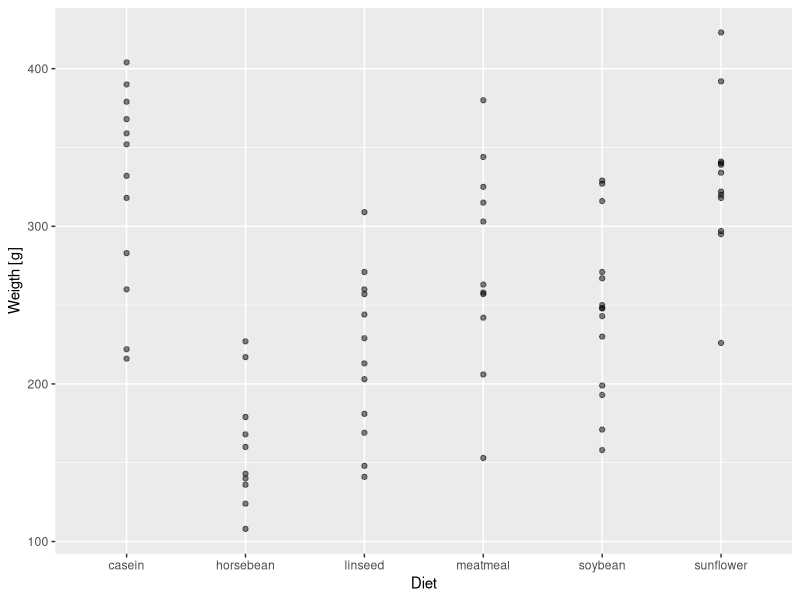
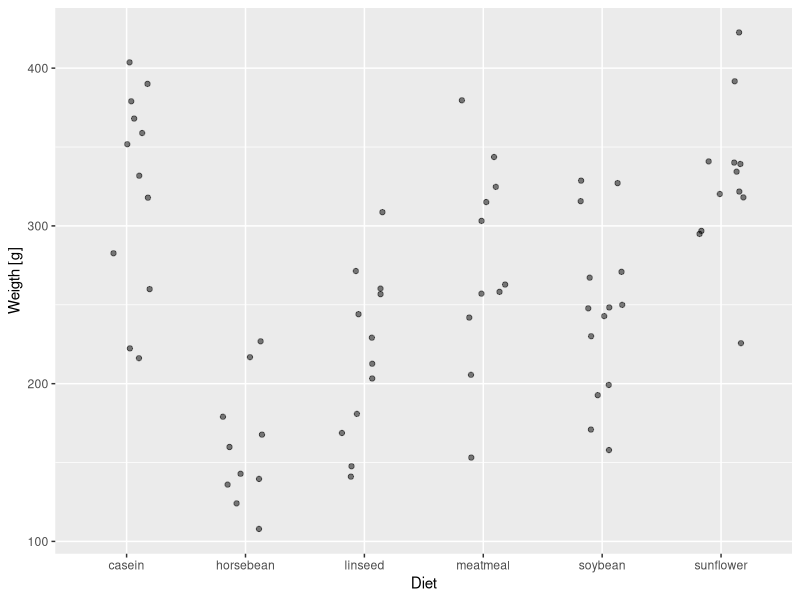
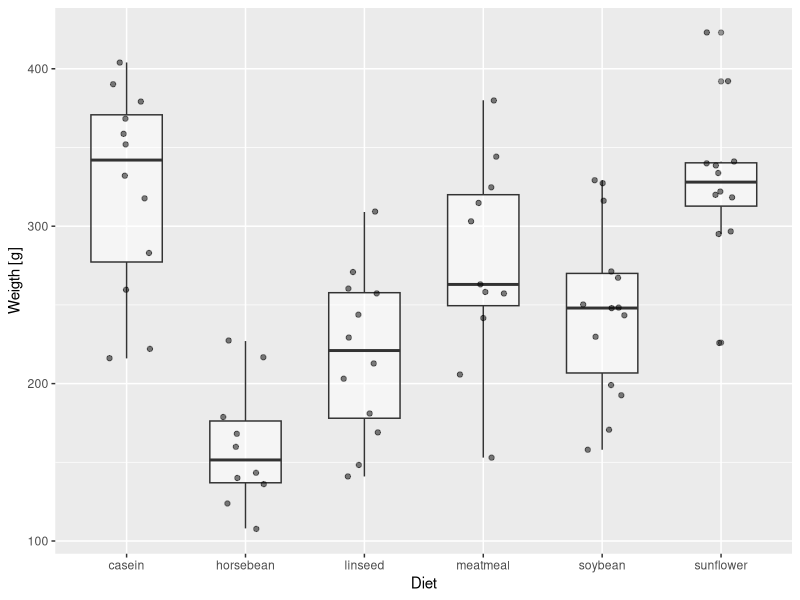
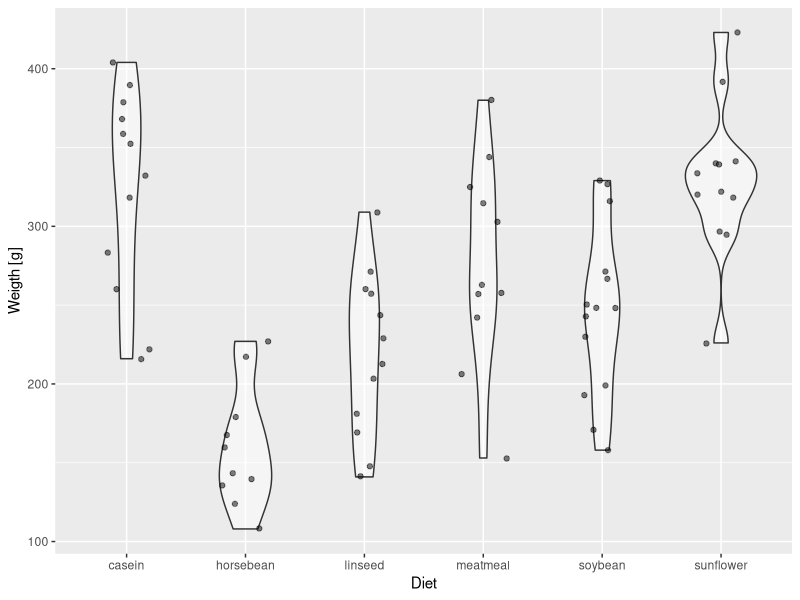
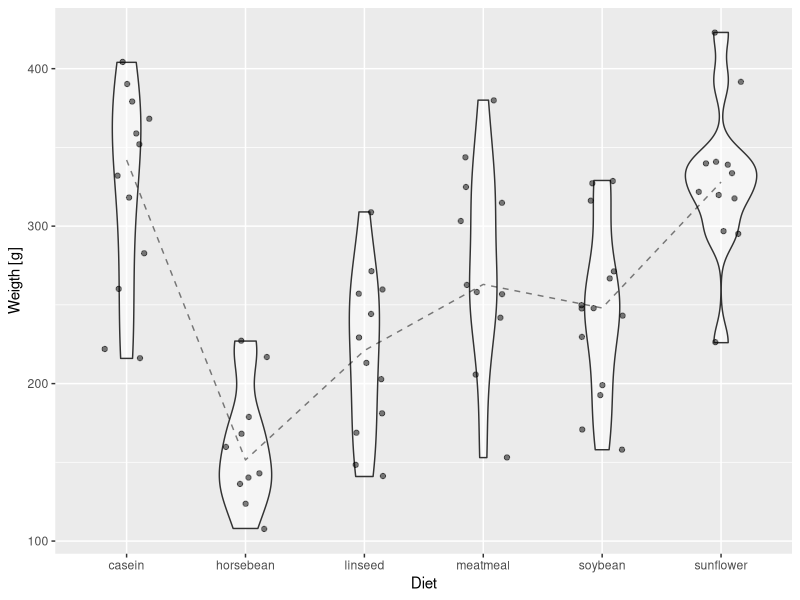
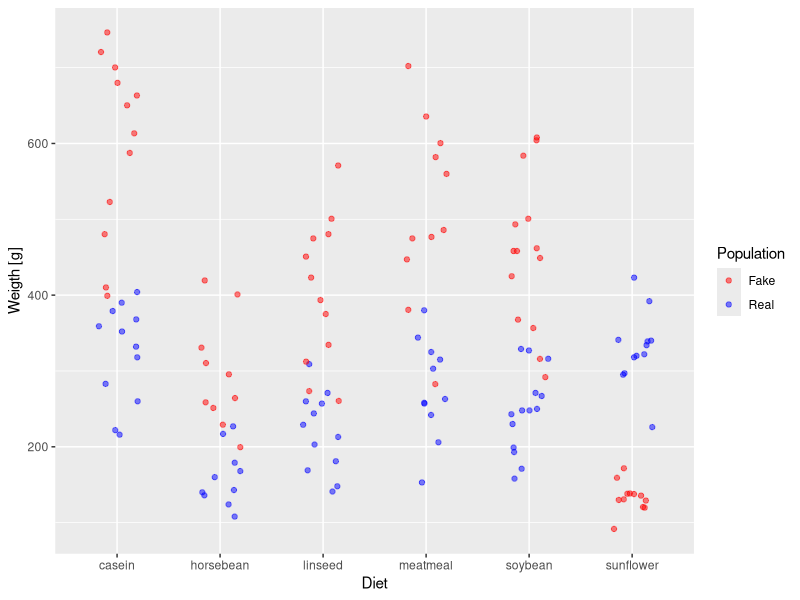
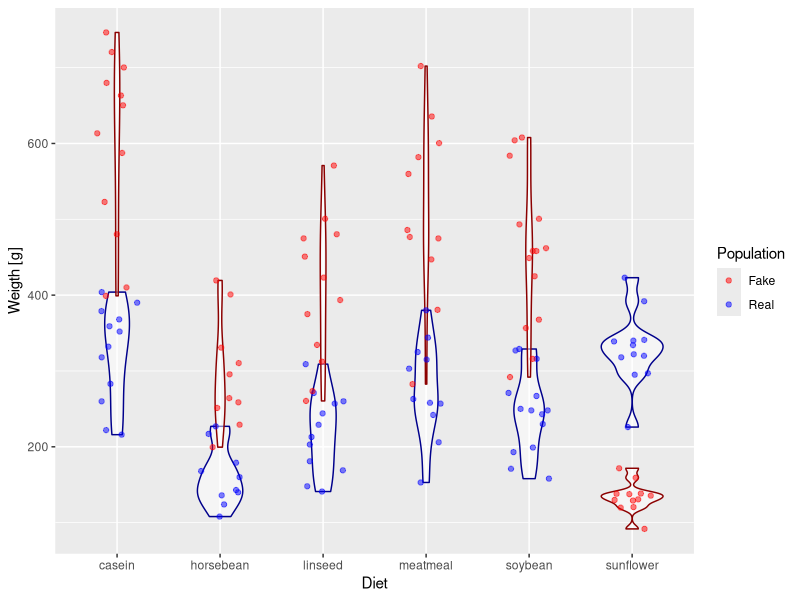
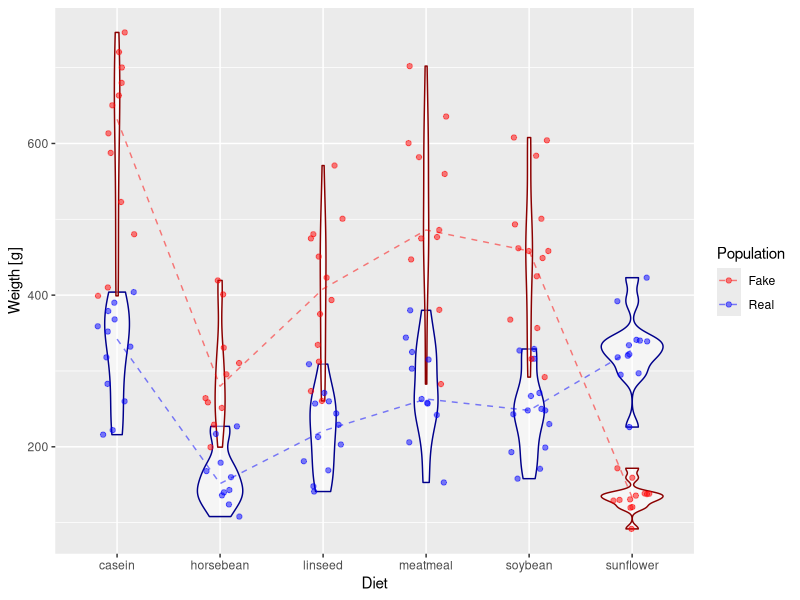

R code for these plots, in order:
## ---- chunk 1
knitr::opts_chunk$set(echo = TRUE)
## ---- chunk 2
library(ggplot2)
## ---- chunk 3

chickenDataset <- chickwts

## ---- chunk 4

chickenScatterPlot <- ggplot()
chickenScatterPlot <- chickenScatterPlot + geom_point(aes(x=chickenDataset$feed, y=chickenDataset$weight), alpha = 0.5)
chickenScatterPlot <- chickenScatterPlot + labs(x = "Diet", y = "Weigth [g]")
plot(chickenScatterPlot)

## ---- chunk 5

chickenJitterPlot <- ggplot()
chickenJitterPlot <- chickenJitterPlot + geom_jitter(aes(x=chickenDataset$feed, y=chickenDataset$weight), width = 0.2, alpha = 0.5)
chickenJitterPlot <- chickenJitterPlot + labs(x = "Diet", y = "Weigth [g]")
plot(chickenJitterPlot)

## ---- chunk 6

chickenBoxPlot <- ggplot()
chickenBoxPlot <- chickenBoxPlot + geom_boxplot(aes(x=chickenDataset$feed, y=chickenDataset$weight), width = 0.6, alpha = 0.5)
chickenBoxPlot <- chickenBoxPlot + geom_jitter(aes(x=chickenDataset$feed, y=chickenDataset$weight), width = 0.2, alpha = 0.5)
chickenBoxPlot <- chickenBoxPlot + labs(x = "Diet", y = "Weigth [g]")
plot(chickenBoxPlot)

## ---- chunk 7

chickenViolinPlot <- ggplot()
chickenViolinPlot <- chickenViolinPlot + geom_violin(aes(x=chickenDataset$feed, y=chickenDataset$weight), width = 0.6, alpha = 0.5)
chickenViolinPlot <- chickenViolinPlot + geom_jitter(aes(x=chickenDataset$feed, y=chickenDataset$weight), width = 0.2, alpha = 0.5)
chickenViolinPlot <- chickenViolinPlot + labs(x = "Diet", y = "Weigth [g]")
plot(chickenViolinPlot)

## ---- chunk 8

medianLabels <- levels(chickenDataset$feed)
medianValues <- c()
medianGroups <- c()
for (level in medianLabels) {
  medianValue <- median(chickenDataset$weight[chickenDataset$feed == level])
  medianValues <- c(medianValues, medianValue)
  medianGroups <- c(medianGroups, "Chicken")
}

chickenViolinPlot <- ggplot()
chickenViolinPlot <- chickenViolinPlot + geom_violin(aes(x=chickenDataset$feed, y=chickenDataset$weight), width = 0.6, alpha = 0.5)
chickenViolinPlot <- chickenViolinPlot + geom_jitter(aes(x=chickenDataset$feed, y=chickenDataset$weight), width = 0.2, alpha = 0.5)
chickenViolinPlot <- chickenViolinPlot + geom_line(aes(x=medianLabels, y=medianValues, group=medianGroups), linetype = "dashed" , alpha = 0.5)
chickenViolinPlot <- chickenViolinPlot + labs(x = "Diet", y = "Weigth [g]")
plot(chickenViolinPlot)

## ---- chunk 9

# 1. We need a population vector that will tell from which population the chicken comes from
populationReal <- character(length(chickenDataset$weight))
populationReal[] <- "Real"
populationFake <- character(length(chickenDataset$weight))
populationFake[] <- "Fake"
newPopulation <- c(populationReal, populationFake)

# 2. We create a vector giving the diet of every chicken
newDiet <- c(chickenDataset$feed, chickenDataset$feed)

# 3. We create the fake weight and append it to the original weight
fakeWeight <- ifelse(chickenDataset$feed == "sunflower",  runif(1, 0.3, 0.6) * chickenDataset$weight, runif(1, 1.7, 1.9) * chickenDataset$weight)
newWeight <- c(chickenDataset$weight, fakeWeight)

# 5. We create a data frame for the fake population
fakeDataset <- data.frame(feed=chickenDataset$feed, weight=fakeWeight)

# 4. we put everything in a new data frame that will this time contain three vectors: the population, the diet, and the weigth
chickenDataset2 <- data.frame(population=newPopulation, feed=newDiet, weight=newWeight)

## ---- chunk 10
colorTrue <- "blue"
colorFake <- "red"

chickenJitterPlot2 <- ggplot()
chickenJitterPlot2 <- chickenJitterPlot2 + geom_jitter(aes(x=chickenDataset2$feed, y=chickenDataset2$weight, col=chickenDataset2$population), width = 0.2, alpha = 0.5)
chickenJitterPlot2 <- chickenJitterPlot2 + labs(x = "Diet", y = "Weigth [g]", col = "Population")
chickenJitterPlot2 <- chickenJitterPlot2 + scale_colour_manual(values = c(colorFake, colorTrue))
plot(chickenJitterPlot2)

## ---- chunk 11

chickenViolinPlot2 <- ggplot()
chickenViolinPlot2 <- chickenViolinPlot2 + geom_violin(aes(x=chickenDataset$feed, y=chickenDataset$weight), col= "darkblue", width = 0.6, alpha = 0.5)
chickenViolinPlot2 <- chickenViolinPlot2 + geom_violin(aes(x=fakeDataset$feed, y=fakeDataset$weight), col= "darkred", width = 0.6, alpha = 0.5)
chickenViolinPlot2 <- chickenViolinPlot2 + geom_jitter(aes(x=chickenDataset2$feed, y=chickenDataset2$weight, col=chickenDataset2$population), width = 0.2, alpha = 0.5)
chickenViolinPlot2 <- chickenViolinPlot2 + labs(x = "Diet", y = "Weigth [g]", col = "Population")
chickenViolinPlot2 <- chickenViolinPlot2 + scale_colour_manual(values = c(colorFake, colorTrue))
plot(chickenViolinPlot2)

## ---- chunk 12

medianLabels <- levels(chickenDataset$feed)
medianValues <- c()
medianGroups <- c()
for (level in medianLabels) {
  medianValue <- median(chickenDataset$weight[chickenDataset$feed == level])
  medianValues <- c(medianValues, medianValue)
  medianGroups <- c(medianGroups, "Real")
}
for (level in medianLabels) {
  medianValue <- median(fakeDataset$weight[fakeDataset$feed == level])
  medianValues <- c(medianValues, medianValue)
  medianGroups <- c(medianGroups, "Fake")
}
medianLabels <- c(medianLabels, medianLabels)

chickenViolinPlot2 <- ggplot()
chickenViolinPlot2 <- chickenViolinPlot2 + geom_violin(aes(x=chickenDataset$feed, y=chickenDataset$weight), col = "darkblue", width = 0.6, alpha = 0.5)
chickenViolinPlot2 <- chickenViolinPlot2 + geom_violin(aes(x=fakeDataset$feed, y=fakeDataset$weight), col = "darkred", width = 0.6, alpha = 0.5)
chickenViolinPlot2 <- chickenViolinPlot2 + geom_jitter(aes(x=chickenDataset2$feed, y=chickenDataset2$weight, col = chickenDataset2$population), width = 0.2, alpha = 0.5)
chickenViolinPlot2 <- chickenViolinPlot2 + geom_line(aes(x=medianLabels, y=medianValues, group=medianGroups, col = medianGroups), alpha = 0.5, linetype = "dashed")
chickenViolinPlot2 <- chickenViolinPlot2 + labs(x = "Diet", y = "Weigth [g]", col = "Population")
chickenViolinPlot2 <- chickenViolinPlot2 + scale_colour_manual(values = c(colorFake, colorTrue))
plot(chickenViolinPlot2)

